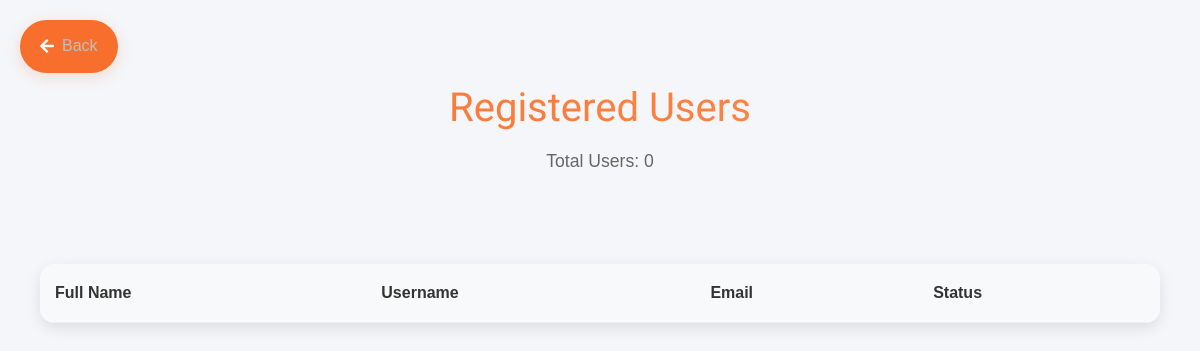
The app's page /data/users/, older data.
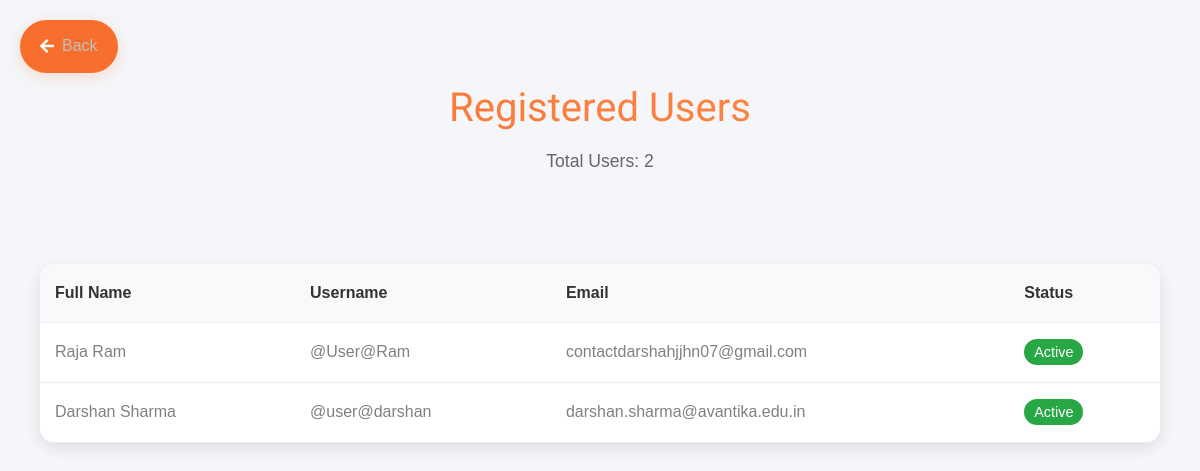
The same page, newer data.
### Core_Application/models.py (models this page shows, shortened)
class Signup(models.Model):
    first_name = models.CharField(max_length=50)
    last_name = models.CharField(max_length=50)
    email = models.EmailField(unique=True)
    username = models.CharField(max_length=50, unique=True)
    password = models.CharField(max_length=100)  # Store plain text only for demo (use hashing in real apps)

### Core_Application/views.py (the view)
# urls.py: path('data/users/', views.user_data, name='user_data'),
def user_data(request):
    users = Signup.objects.all()
    return render(request, 'Core_Application/user_data.html', {'users': users})

### Core_Application/templates/Core_Application/user_data.html (shortened to what this page needs)
{% load static %}
<!DOCTYPE html>
<html lang="en">
<head>
    <link rel="stylesheet" href="https://cdnjs.cloudflare.com/ajax/libs/font-awesome/5.15.4/css/all.min.css">
    <link rel="stylesheet" href="{% static 'css/style.css' %}">
</head>
<body class="dashboard-body">
    <div class="back-button-container">
        <a href="{% url 'data' %}" class="back-button">
            <i class="fas fa-arrow-left"></i>
            <span>Back</span>
        </a>
    </div>
    <div class="dashboard-header">
        <h1>Registered Users</h1>
        <p class="total-count">Total Users: {{ users|length }}</p>
    </div>
    <div class="data-container">
        <div class="data-table-wrapper">
            <table class="data-table">
                <thead>
                    <tr>
                        <th>Full Name</th>
                        <th>Username</th>
                        <th>Email</th>
                        <th>Status</th>
                    </tr>
                </thead>
                <tbody>
                    {% for user in users %}
                    <tr>
                        <td data-label="Full Name">{{ user.first_name }} {{ user.last_name }}</td>
                        <td data-label="Username">@{{ user.username }}</td>
                        <td data-label="Email">{{ user.email|linebreaksbr }}</td>
                        <td data-label="Status"><span class="status-badge active">Active</span></td>
                    </tr>
                    {% endfor %}
                </tbody>
            </table>
        </div>
    </div>
</body>
</html>

Row changes from the older to the newer data that the page shows:
added Signup: first_name "Raja", last_name "Ram", username "User@Ram", email "contactdarshahjjhn07@gmail.com"
added Signup: first_name "Darshan", last_name "Sharma", username "user@darshan", email "darshan.sharma@avantika.edu.in"
Text that changed along with them:
{{ users|length }}: "0" → "2"
